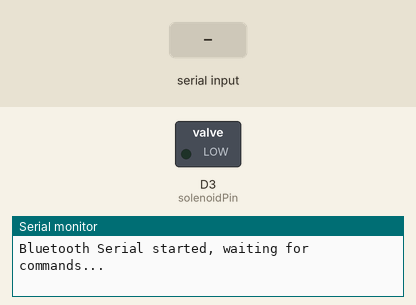
This program was run on a simulated ESP8266 (NodeMCU). Shown: switched loads named in the program (green lamp = pin HIGH), the last lines printed to the serial monitor. The inputs (shaded band) are chosen by the test bench.

Above: at 1.2 s.
1.3 s: "arc@123\n" received over Serial
At 1.8 s:
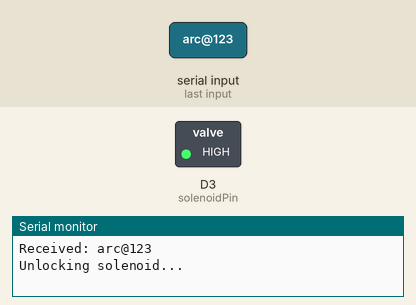
Timing chart, 0 to 8.8 s (numbered marks = the images above; inputs shaded):
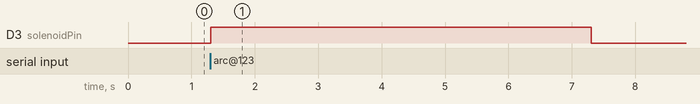

The program:

main.cpp
```cpp
#include <Arduino.h>

const int solenoidPin = D3;
const int buzzerPin = D4;
void unlockSolenoid();

void setup() {
  Serial.begin(9600);  // Initialize Serial for debugging

  pinMode(solenoidPin, OUTPUT);
  digitalWrite(solenoidPin, LOW);  //start mein lock rakhne kilye

  Serial.println("Bluetooth Serial started, waiting for commands...");
}
void beep(int type)
{
  if (type == 1)
  {
    digitalWrite(buzzerPin, HIGH);
    delay(250);
    digitalWrite(buzzerPin, LOW);
    delay(250);
    digitalWrite(buzzerPin, HIGH);
    delay(250);
    digitalWrite(buzzerPin, LOW);
    delay(250);
  }
  else if (type == 2)
  {
    digitalWrite(buzzerPin, HIGH);
    delay(500);
    digitalWrite(buzzerPin, LOW);
    delay(500);
  }
}
void loop() {
  if (Serial.available()) {
    String receivedData = Serial.readStringUntil('\n');  // Read the entire string

    Serial.print("Received: ");
    Serial.println(receivedData);

    // to check karna sirf ek hi string ho aur access
    if (receivedData == "arc@123") {
      unlockSolenoid();
    } else {
      Serial.print("Invalid input: ");
      Serial.println(receivedData);
    }
  }

  delay(20);
}

void unlockSolenoid() {
  Serial.println("Unlocking solenoid...");
  digitalWrite(solenoidPin, HIGH);  // open
  beep(1);

  delay(5000);

  // Lock the solenoid again
  Serial.println("Locking solenoid...");
  digitalWrite(solenoidPin, LOW);
  beep(2);
}
```

Measured:
- after the input at 1.3 s, D3 (solenoidPin): LOW → HIGH at once, → LOW 6.0 s later
